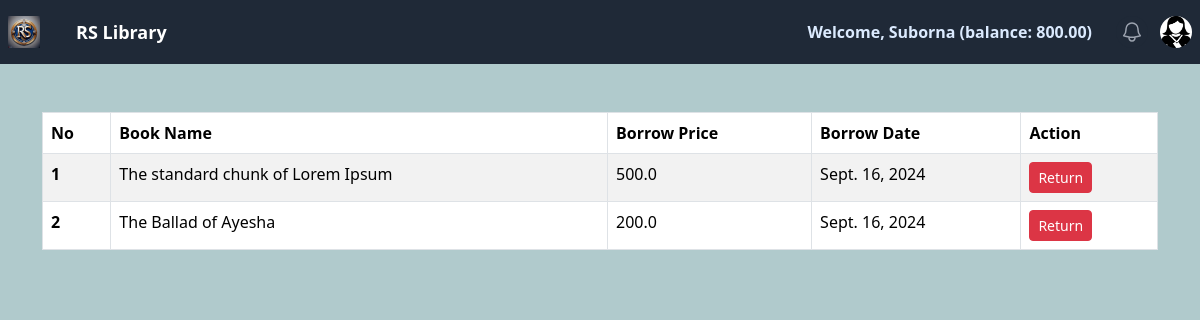
Screenshot of /accounts/profile/ (signed in) with the database file from the repository.
### accounts/models.py (models this page shows, shortened)
class UserDetailsModel(models.Model):
    user = models.OneToOneField(User, related_name='account', on_delete=models.CASCADE)
    profile_image = models.ImageField(upload_to='profile_images/', blank=True, null=True)
    balance = models.DecimalField(default=0, max_digits=12, decimal_places=2)
    account_no = models.IntegerField(unique=True)
    birth_date = models.DateField(null=True, blank=True)
    gender = models.CharField(max_length=10, choices=constants.GENDER_TYPES)
    street_address = models.CharField(max_length=100)
    city = models.CharField(max_length=100)
    post_code = models.IntegerField()
    country = models.CharField(max_length=100)

### books/models.py (models this page shows, shortened)
class BorrowModel(models.Model):
    book = models.ForeignKey(BookModel, on_delete=models.CASCADE)
    user = models.ForeignKey(User, on_delete=models.CASCADE)
    on_date = models.DateField(auto_now_add=True)
    ammount = models.FloatField()
    type = models.BooleanField(default=False)

class BookModel(models.Model):
    category = models.ForeignKey(CategoryModel, on_delete=models.CASCADE)
    title = models.CharField(max_length=100)
    description = models.TextField()
    book_image = models.ImageField(upload_to='book_images/', blank=True, null=True)
    borrowingPrice = models.FloatField()

### accounts/views.py (the view)
# urls.py: path('profile/', views.profile, name="profile"),
def profile(request):
    borrows =  BorrowModel.objects.filter(user = request.user)
    return render(request, "profile.html", {"borrows": borrows})

### accounts/templates/profile.html (shortened to what this page needs)
{% extends "base.html" %}
{% block bodyBox %}
    <div class="container my-5">
        {% if borrows %}
        <div class="table-responsive">
            <table class="table table-bordered table-hover table-striped">
                <thead>
                  <tr>
                    <th scope="col">No</th>
                    <th scope="col">Book Name</th>
                    <th scope="col">Borrow Price</th>
                    <th scope="col">Borrow Date</th>
                    <th scope="col">Action</th>
                  </tr>
                </thead>
                <tbody>
                {% for borrow in borrows %}
                  <tr>
                    <th scope="row">{{ forloop.counter }}</th>
                    <td>{{ borrow.book.title }}</td>
                    <td>{{ borrow.book.borrowingPrice }}</td>
                    <td>{{ borrow.on_date }}</td>
                    {% if borrow.type %}
                        <td><a class="btn btn-success btn-sm">Complete</a></td>
                    {% else %}
                        <td><a href="{% url 'returnBook' borrow.id %}" class="btn btn-danger btn-sm">Return</a></td>
                    {% endif %}
                  </tr>
                {% endfor %}
                </tbody>
            </table>
        </div>
        {% else %}
          <h1 class="text-center text-muted">No borrowed books available!</h1>
        {% endif %}
    </div>
{% endblock bodyBox %}

### core/templates/navigation.html (shortened to what this page needs)
{% load static %}
<nav class="bg-gray-800">
    <div class="mx-auto max-w-7xl px-2 sm:px-6 lg:px-8">
        <div class="relative flex h-16 items-center justify-between">
            <div class="flex flex-1 items-center justify-start">
                <div class="flex-shrink-0">
                    <a href="{% url 'home' %}">
                        <img class="h-8 w-auto" src="{% static 'RS.jpg' %}" alt="RS Library">
                    </a>
                </div>
                {% if request.user.is_authenticated %}
                <div class="sm:ml-6">
                    <a class="text-white text-lg font-bold ml-3 no-underline hover:no-underline" href="{% url 'home' %}">
                        RS Library
                    </a>
                </div>
                {% else %}
                <div class="hidden sm:block sm:ml-6">
                    <a class="text-white text-lg font-bold ml-3 no-underline hover:no-underline" href="{% url 'home' %}">
                        RS Library
                    </a>
                </div>
                {% endif %}
            </div>
            <div class="flex items-center">
              {% if request.user.is_authenticated %}
                  <div class="hidden md:flex items-center text-blue-100 font-black ml-5">
                      <span class="hidden sm:inline">Welcome,</span>
                      <span class="text-amber-500 ml-1 truncate">{{ request.user.username }}</span>
                      <span class="ml-1">(balance: {{ request.user.account.balance }})</span>
                  </div>
              {% endif %}
          </div>
            <div class="absolute inset-y-0 right-0 flex items-center pr-2 sm:static sm:inset-auto sm:ml-6 sm:pr-0">
                {% if request.user.is_authenticated %}
                <button type="button" class="relative rounded-full bg-gray-800 p-1 text-gray-400 hover:text-white focus:outline-none focus:ring-2 focus:ring-white focus:ring-offset-2 focus:ring-offset-gray-800">
                </button>
                <div class="relative ml-3">
                    <button
                        type="button"
                        class="relative flex rounded-full bg-gray-800 text-sm focus:outline-none focus:ring-2 focus:ring-white focus:ring-offset-2 focus:ring-offset-gray-800"
                        id="user-menu-button"
                        aria-expanded="false"
                        aria-haspopup="true"
                        onclick="toggleDropdown()"
                    >
                        {% if user.account.profile_image %}
                        <img class="h-8 w-8 rounded-full" src="{{ user.account.profile_image.url }}" alt="">
                        {% else %}
                        {% if user.account.gender == "Male" %}
                        <img class="h-8 w-8 rounded-full" src="{% static 'Male.png' %}" alt="">
                        {% else %}
                        <img class="h-8 w-8 rounded-full" src="{% static 'Female.png' %}" alt="">
                        {% endif %}
                        {% endif %}
                    </button>
                </div>
                {% endif %}
            </div>
        </div>
    </div>
</nav>

### rows the page displays
BorrowModel: book "The standard chunk of Lorem Ipsum", book.borrowingPrice "500.0", on_date "Sept. 16, 2024", type "Return"
BorrowModel: book "The Ballad of Ayesha", book.borrowingPrice "200.0", on_date "Sept. 16, 2024", type "Return"

### other values shown
{{ request.user.username }} "Suborna"
{{ request.user.account.balance }} "800.00"
